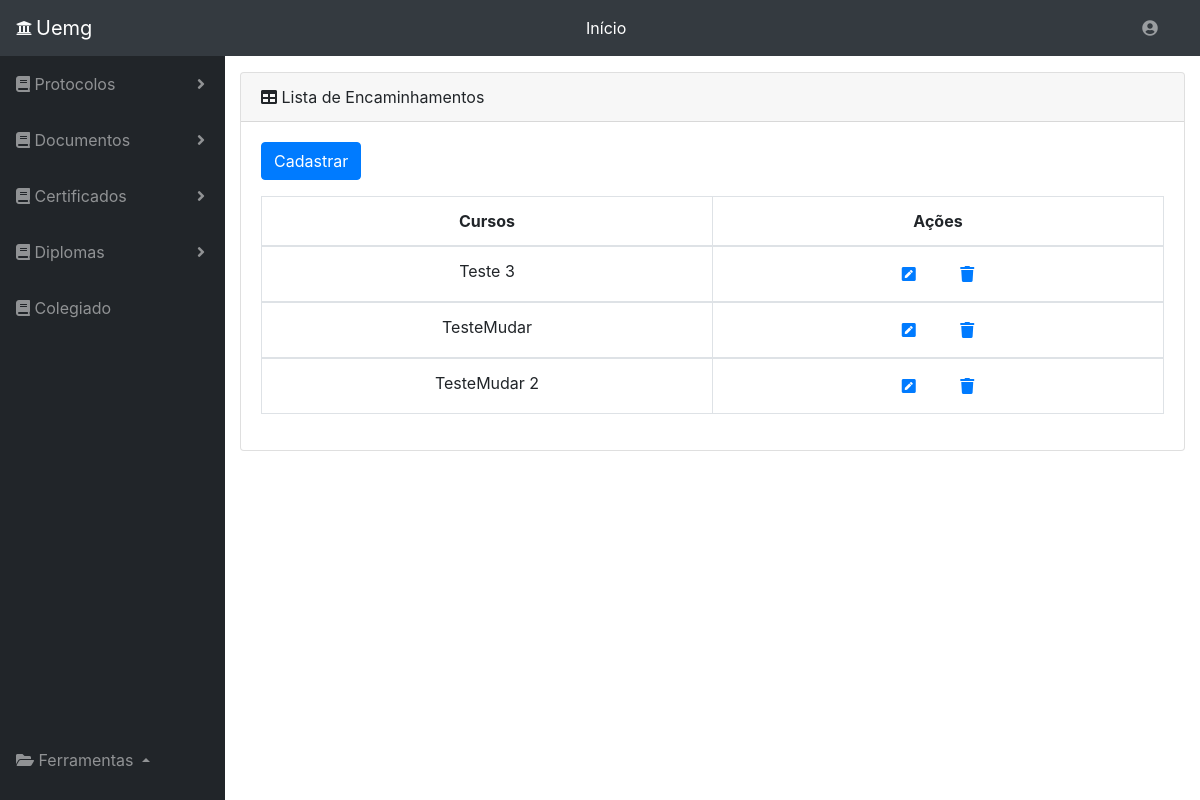
The page /listaencaminahmento.php on the database as committed earlier.
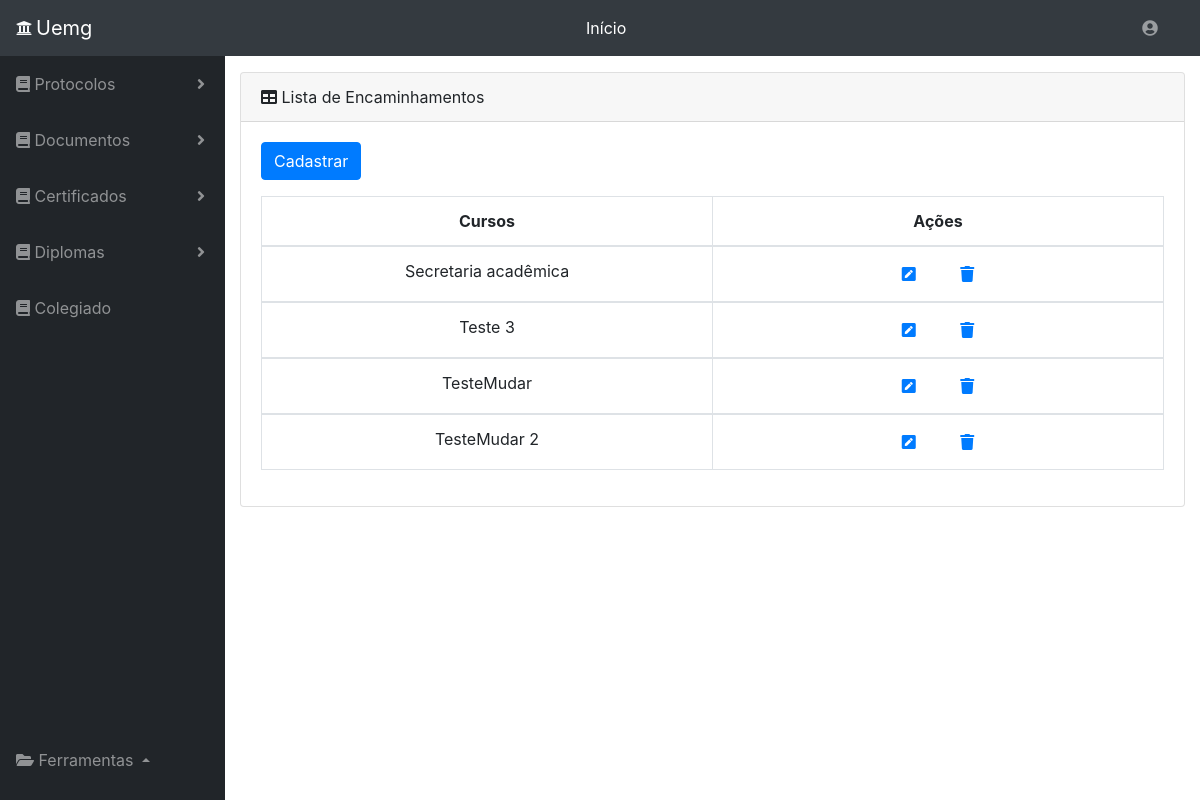
The same page on the database as committed later.
### tables this page shows
CREATE TABLE `encaminhamento` (
  `id` int(11) NOT NULL,
  `encaminhamento` varchar(255) NOT NULL
);

### listaencaminahmento.php (the view, shortened to what this page needs)
<!DOCTYPE html>
<html>
<head>
    <link rel="stylesheet" href="https://stackpath.bootstrapcdn.com/bootstrap/4.1.3/css/bootstrap.min.css">
    <link rel="stylesheet" type="text/css" media="screen" href="menu.css" />
    <link rel="stylesheet" href="https://use.fontawesome.com/releases/v5.5.0/css/all.css">
</head>
<body id="page-top">
    <nav class="navbar navbar-expand navbar-dark bg-dark static-top">
      <i class="fas fa-university text-light mr-1"></i>
      <a class="navbar-brand mr-1" href="menu.php">Uemg</a>
       <form class="d-none d-md-inline-block form-inline ml-auto mr-0 mr-md-3 my-2 my-md-0">
        <ul class="navbar-nav ml-auto ml-md-0">
            <li class="nav-item dropdown no-arrow">
              <a class="nav-link dropdown-toggle text-white" href="menu.php" id="userDropdown" role="button" >
                Início
              </a>
            </li>
        </ul>
       </form>
      <form class="d-none d-md-inline-block form-inline ml-auto mr-0 mr-md-3 my-2 my-md-0">
        <ul class="navbar-nav ml-auto ml-md-0">
          <li class="nav-item dropdown no-arrow">
            <a class="nav-link dropdown-toggle" href="#" id="userDropdown" role="button" data-toggle="dropdown" aria-haspopup="true" aria-expanded="false">
               <i class="fas fa-user-circle fa-fw"></i>
             </a>
         </li>
        </ul>
      </form>
    </nav>
    <div id="wrapper">
      <?php include_once 'side_bar.php';?>
      <div id="content-wrapper">
        <div class="container-fluid">
          <div class="card mb-3">
            <div class="card-header">
              <i class="fas fa-table"></i>
              Lista de Encaminhamentos</div>
            <div class="card-body">
              <div class="table-responsive">
              <form action = "addencaminhamento.php">
              <input type="submit" style ="cursor: pointer;" class="mb-3 btn btn-primary"  value="Cadastrar" >
              <form>
                <table class="table table-bordered" id="dataTable" width="100%" cellspacing="0">
                <th class="text-center"> Cursos</th>
                  <th class="text-center"> Ações</th>
                   <?php
                        $servername = "127.0.0.1";
                        $database = "protocolos";
                        $username = "root";
                        $password = "";
                          $conn = mysqli_connect($servername, $username, $password, $database);
                          $sql = "SELECT * FROM encaminhamento ORDER BY encaminhamento ASC";
                          $consulta = mysqli_query($conn, $sql);
                          while( $dados = mysqli_fetch_assoc($consulta)){
                                echo "<tbody>";
                                echo "<tr>";
                                echo "<td>" .$dados['encaminhamento']."</td>";
                                echo "<td>";
                              ?>
                               <form>
                                  <button type="submit" class=" mr-4" formaction="alterarencaminhamento.php" ><i class="fas fa-pen-square text-primary" title="Editar" aria-hidden="true"></i></button>
                                  <button type="submit" data-toggle="modal" data-target="#excluirModal<?php echo $dados['id']; ?>" onclick="excluirModal()"><i class="fa fa-trash text-primary" title="Excluir"aria-hidden="true" ></i></button>
                                </form>
                                </td>
                                </tr>
                                </tbody>
                    <?php } ?>
                </table>
            </div>
          </div>
      </div>
  </div>
  </div>
</div>
</body>
</html>

Rows that differ between the two databases and show on the page:
added encaminhamento: encaminhamento "Secretaria acadêmica"
